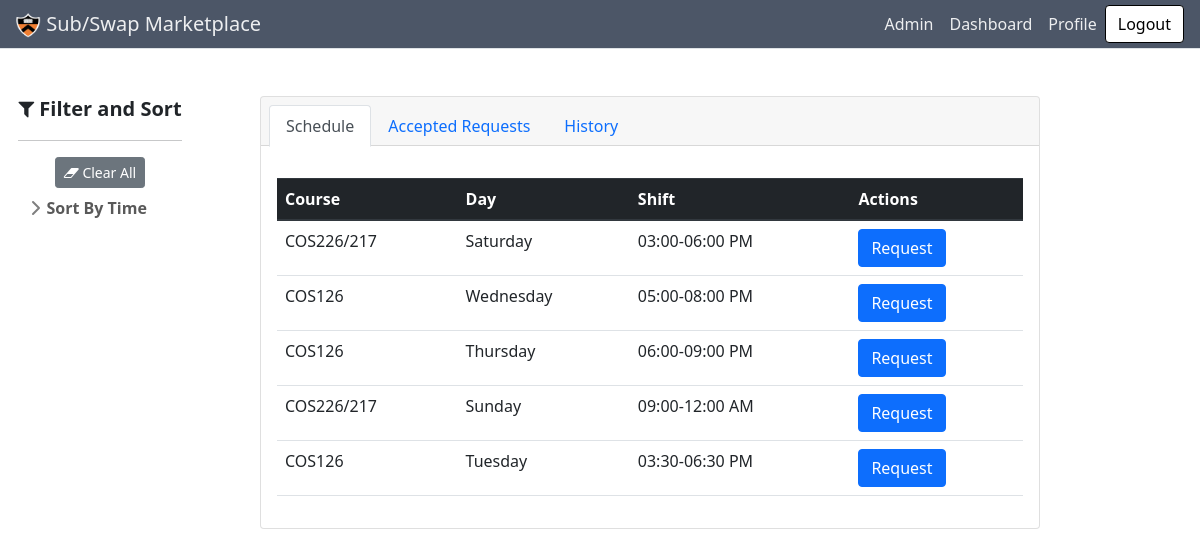
The app's page /profile (signed in) with its own data.
### subapp/models.py (models this page shows, shortened)
class Shift(db.Model):
    id = db.Column(db.Integer, primary_key=True)
    day = db.Column(db.String(10), nullable=False)
    start = db.Column(db.Time, nullable=False)
    end = db.Column(db.Time, nullable=False)
    course = db.Column(db.String(120), nullable=False)
    staff = db.relationship(
        "User", secondary=a_assigned_shifts, back_populates="schedule")
    requests = db.relationship(
        "Request", secondary=a_requested_shifts, back_populates="shift")

### subapp/main/routes.py (the view)
@main.route("/profile", methods=['GET', 'PUT'])
@login_required
def profile():
    html = render_template('main/profile.html', shifts=current_user.schedule, requests=current_user.accepted_requests, history=current_user.inactive_requests())
    return make_response(html)

### subapp/models.py (called while the page is built)
@login_manager.user_loader
def load_user(user_id):
    return User.query.get(int(user_id))

    def inactive_requests(self):
        return [request for request in self.posted_requests if request.accepted]

### subapp/main/templates/main/profile.html (shortened to what this page needs)
{% extends "main/base.html" %}
{% block content %}
<div class="container-fluid">
  <div class="row align-items-start">
    <div class="sticky sidebar_container col-md-2">
      {% with tags_by_category=tags_by_category %} {% include
      "main/sidebar.html" %} {%endwith%}
    </div>
    <div class="col-md-9">
      <section class="py-5">
        <div class="items_container container px-4 px-lg-5">
          <div class="card">
            <div class="card-header">
              <ul class="nav nav-tabs card-header-tabs" id="bologna-list" role="tablist">
                <li class="nav-item">
                  <a class="nav-link active" href="#description" role="tab" aria-controls="description"
                    aria-selected="true">Schedule</a>
                </li>
                <li class="nav-item">
                  <a class="nav-link" href="#history" role="tab" aria-controls="history" aria-selected="false">Accepted
                    Requests</a>
                </li>
                <li class="nav-item">
                  <a class="nav-link" href="#deals" role="tab" aria-controls="deals" aria-selected="false">History</a>
                </li>
              </ul>
            </div>
            <div class="card-body">
              <div class="tab-content mt-3">
                <div class="tab-pane active" id="description" role="tabpanel">
                  <table class="table">
                    <thead class="thead-dark">
                      <tr>
                        <th scope="col">Course</th>
                        <th scope="col">Day</th>
                        <th scope="col">Shift</th>
                        <th scope="col">Actions</th>
                      </tr>
                    </thead>
                    <tbody>
                      {% for shift in shifts %}
                      <tr>
                        <td>{{shift.course}}</td>
                        <td>{{shift.day}}</td>
                        <td> {{shift.start.strftime("%I:%M")}}-{{shift.end.strftime("%I:%M %p")}}</td>
                        <td>
                          <a href="{{url_for('requests.create_request', shiftid=shift.id)}}" class="btn btn-primary"
                            role="button">Request</a>
                        </td>
                      </tr>
                      {% endfor %}
                    </tbody>
                  </table>
                </div>
              </div>
            </div>
          </div>
        </div>
      </section>
    </div>
  </div>
</div>
<link rel="stylesheet"
  href="https://cdnjs.cloudflare.com/ajax/libs/bootstrap-datepicker/1.4.1/css/bootstrap-datepicker3.css" />
{% endblock content %}

### subapp/main/static/css/sidebars.css (style rules this page uses)
body { min-height: 100vh; min-height: -webkit-fill-available; }
html { height: -webkit-fill-available; }

### records on screen
Shift: course "COS226/217", day "Saturday", start "03:00", end "06:00 PM"
Shift: course "COS126", day "Wednesday", start "05:00", end "08:00 PM"
Shift: course "COS126", day "Thursday", start "06:00", end "09:00 PM"
Shift: course "COS226/217", day "Sunday", start "09:00", end "12:00 AM"
Shift: course "COS126", day "Tuesday", start "03:30", end "06:30 PM"
